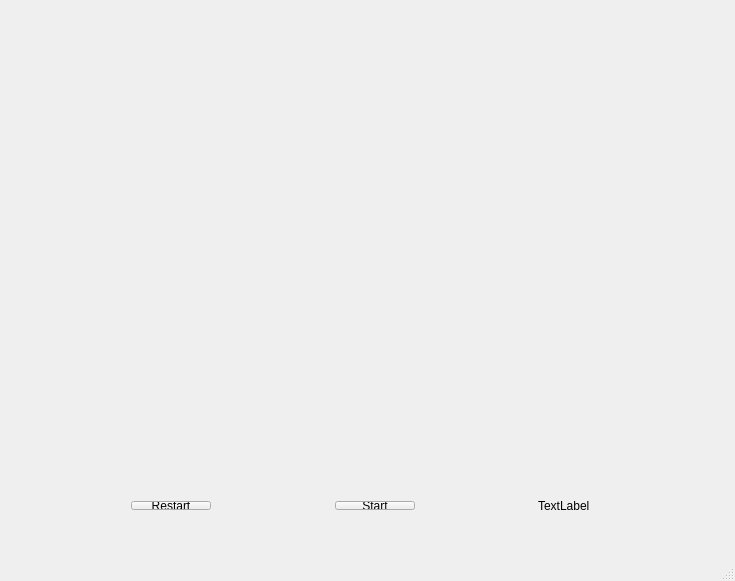
<?xml version="1.0" encoding="UTF-8"?>
<ui version="4.0">
 <class>MainWindow</class>
 <widget class="QMainWindow" name="MainWindow">
  <property name="geometry">
   <rect>
    <x>0</x>
    <y>0</y>
    <width>735</width>
    <height>581</height>
   </rect>
  </property>
  <property name="windowTitle">
   <string>MainWindow</string>
  </property>
  <widget class="QWidget" name="centralWidget">
   <widget class="QWidget" name="gridLayoutWidget">
    <property name="geometry">
     <rect>
      <x>80</x>
      <y>10</y>
      <width>571</width>
      <height>471</height>
     </rect>
    </property>
    <layout class="QGridLayout" name="playground"/>
   </widget>
   <widget class="QWidget" name="layoutWidget">
    <property name="geometry">
     <rect>
      <x>120</x>
      <y>490</y>
      <width>481</width>
      <height>31</height>
     </rect>
    </property>
    <layout class="QHBoxLayout" name="horizontalLayout">
     <item>
      <widget class="QPushButton" name="btnRestart">
       <property name="text">
        <string>&amp;Restart</string>
       </property>
      </widget>
     </item>
     <item>
      <spacer name="horizontalSpacer">
       <property name="orientation">
        <enum>Qt::Horizontal</enum>
       </property>
       <property name="sizeHint" stdset="0">
        <size>
         <width>40</width>
         <height>20</height>
        </size>
       </property>
      </spacer>
     </item>
     <item>
      <widget class="QPushButton" name="btnAutoManual">
       <property name="text">
        <string>Start</string>
       </property>
      </widget>
     </item>
     <item>
      <spacer name="horizontalSpacer_2">
       <property name="orientation">
        <enum>Qt::Horizontal</enum>
       </property>
       <property name="sizeHint" stdset="0">
        <size>
         <width>40</width>
         <height>20</height>
        </size>
       </property>
      </spacer>
     </item>
     <item>
      <widget class="QLabel" name="timeout">
       <property name="text">
        <string>TextLabel</string>
       </property>
      </widget>
     </item>
    </layout>
   </widget>
  </widget>
  <widget class="QStatusBar" name="statusBar"/>
  <action name="actionQuit">
   <property name="text">
    <string>Quit</string>
   </property>
   <property name="shortcut">
    <string>Ctrl+Q</string>
   </property>
  </action>
  <action name="actionAbout">
   <property name="text">
    <string>About</string>
   </property>
   <property name="shortcut">
    <string>Ctrl+A</string>
   </property>
  </action>
  <action name="actionSpeed_Up">
   <property name="text">
    <string>Speed Up</string>
   </property>
   <property name="shortcut">
    <string>F6</string>
   </property>
  </action>
  <action name="actionSpeed_Down">
   <property name="text">
    <string>Speed Down</string>
   </property>
   <property name="shortcut">
    <string>F5</string>
   </property>
  </action>
 </widget>
 <layoutdefault spacing="6" margin="11"/>
 <resources/>
 <connections/>
</ui>
